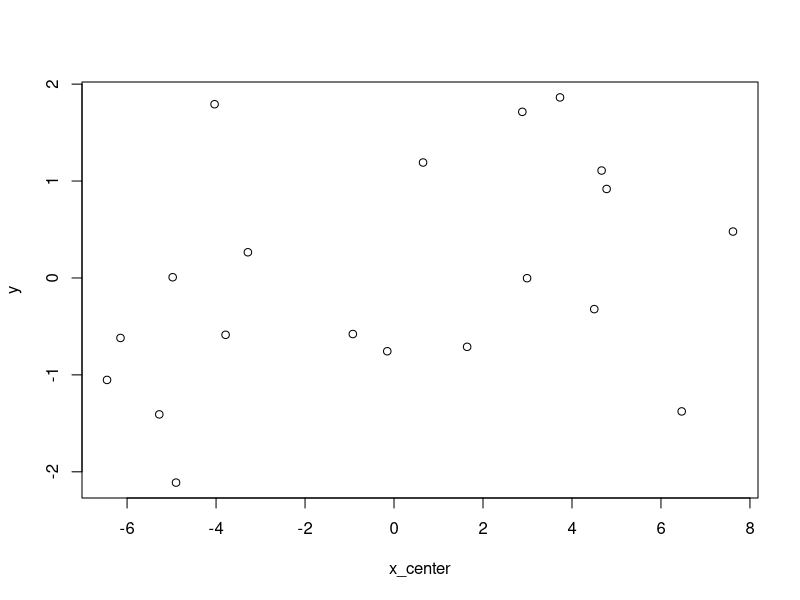
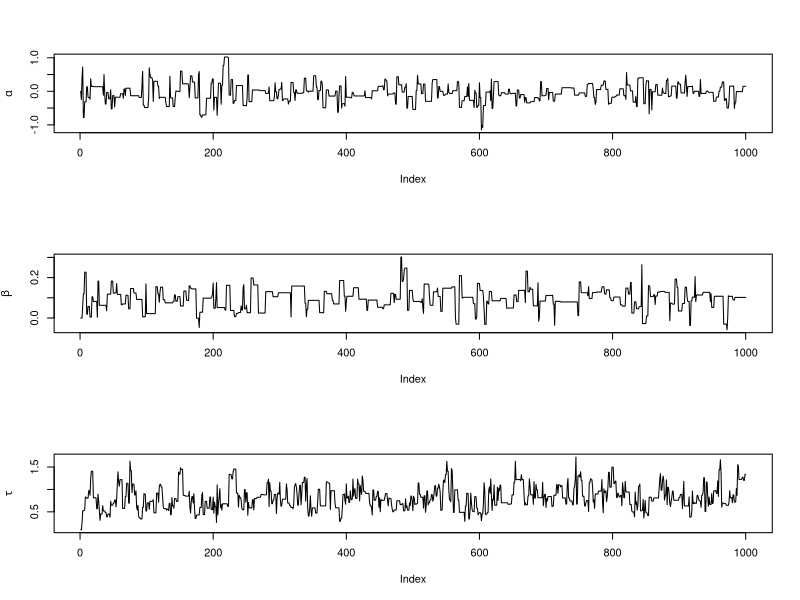
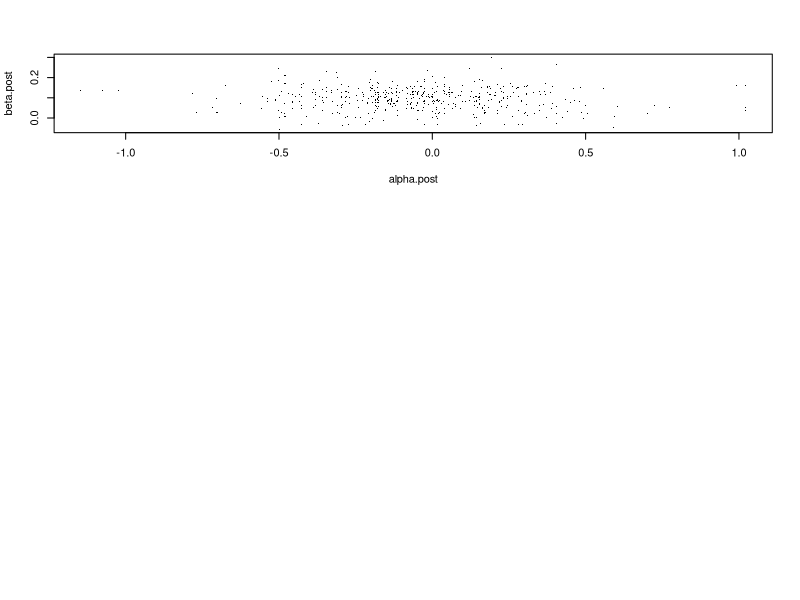

Write the R code that produced these figures, in order. (Note: this script raises an error after producing the figures.)
# (Naive) Linear Model
#
# y_i ~ Normal(mu, 1/tau)
# 
# mu = alpha + beta * x
#
# Priors
# alpha ~ Normal(alpha0, 1/tau_alpha)
# beta ~ Normal(beta0, 1/tau_beta)
# tau ~ Gamma(a, b)

# Set "true" values of 
N = 20


# hyperparameters
alpha0 = 0
beta0 = 0
tau_alpha = 0.01
tau_beta = 0.01
a = 0.01
b = 0.01

# Simulate some data
x = runif(N, 0, 15)
x_center = x - mean(x)
mu = 0.5 + 0.1 * x_center
y = rnorm(N, mu, sd=1.2)
plot(x_center, y)

# Run the MCMC for `its` iterations
its=1000


# Create conditional posterior density functions
joint_log_posterior = function(alpha, beta, tau) {
  
  mu = alpha + beta * x_center
  # Calculate the likelihood
  log_likelihood = sum(dnorm(y, mean=mu, sd=sqrt(1/tau), log=T))
  
  # Priors
  log_prior_alpha = dnorm(alpha, mean=alpha0, sd=sqrt(1/tau_alpha), log=T)
  log_prior_beta = dnorm(beta, mean=beta0, sd=sqrt(1/tau_beta), log=T)
  log_prior_tau = dgamma(tau, shape=a, rate=b, log=T)
  
  log_posterior = log_likelihood + 
    log_prior_alpha + 
    log_prior_beta + 
    log_prior_tau
  
  if(is.nan(log_posterior)) return(-Inf)
  log_posterior
}


# Metropolis algorithm
mh_accept = function(log_pi_x_star, log_pi_x_t) {
  met_ratio = log_pi_x_star - log_pi_x_t
  log(runif(1)) < met_ratio
}


# create two vectors to store the samples of mu and tau
alpha.post = vector(length=its)
beta.post = vector(length=its)
tau.post = vector(length=its)

# Samples initial values from the prior
alpha.post[1] = 0 #rnorm(1,alpha0,1/tau_alpha)
beta.post[1] = 0  #  rnorm(1,beta0,1/tau_beta)
tau.post[1] = 0.1 # rgamma(1,a,b)

# MCMC algorithm starts here
accept = list(alpha=0, beta=0, tau=0)

param = list(alpha = alpha.post[1],
             beta = beta.post[1],
             tau = tau.post[1])
for(i in 2:its) {
  
  # Draw alpha
  alpha_star = rnorm(1, mean=param$alpha, sd=1.0) # Proposal
  pi_star = joint_log_posterior(alpha_star, param$beta, param$tau)
  pi_t = joint_log_posterior(param$alpha, param$beta, param$tau)
  
  is_accepted = mh_accept(pi_star, pi_t)
  if(is_accepted) {
    param$alpha = alpha_star
    accept$alpha = accept$alpha + 1
  }
  
  # Draw beta
  beta_star = rnorm(1, mean=param$beta, sd=0.3) # Proposal
  pi_star = joint_log_posterior(param$alpha, beta_star, param$tau)
  pi_t = joint_log_posterior(param$alpha, param$beta, param$tau)
  
  is_accepted = mh_accept(pi_star, pi_t)
  if(is_accepted) {
    param$beta = beta_star
    accept$beta = accept$beta + 1
  }

  # Draw beta
  tau_star = rnorm(1, mean=param$tau, sd=0.4) # Proposal
  pi_star = joint_log_posterior(param$alpha, param$beta, tau_star)
  pi_t = joint_log_posterior(param$alpha, param$beta, param$tau)
  
  is_accepted = mh_accept(pi_star, pi_t)
  if(is_accepted) {
    param$tau = tau_star
    accept$tau = accept$tau + 1
  }
  
  # Record the new state of the chain
  alpha.post[i] = param$alpha
  beta.post[i] = param$beta
  tau.post[i] = param$tau
}

# Acceptance rates
cat("alpha acceptance:", accept$alpha/(its-1))
cat("beta acceptance:", accept$beta/(its-1))
cat("tau acceptance:", accept$tau/(its-1))

# Traceplots
par(mfrow=c(3, 1))
plot(alpha.post, ylab=expression(alpha), type='l')
plot(beta.post, ylab=expression(beta), type='l')
plot(tau.post, ylab=expression(tau), type='l')

# Plot beta against alpha
plot(alpha.post, beta.post, pch='.')

# OPTIONAL
# discard first 100 for burn in
alpha.post = mu.post[-c(1:100)]
beta.post = beta.post[-c(1:100)]
tau.post = tau.post[-c(1:100)]

par(mfrow=c(2, 1))
plot(mu.post, ylab=expression(mu), type='l')
plot(tau.post, ylab=expression(tau), type='l')

# ACF -- autocorrelation function
acf(mu.post)
acf(tau.post)
